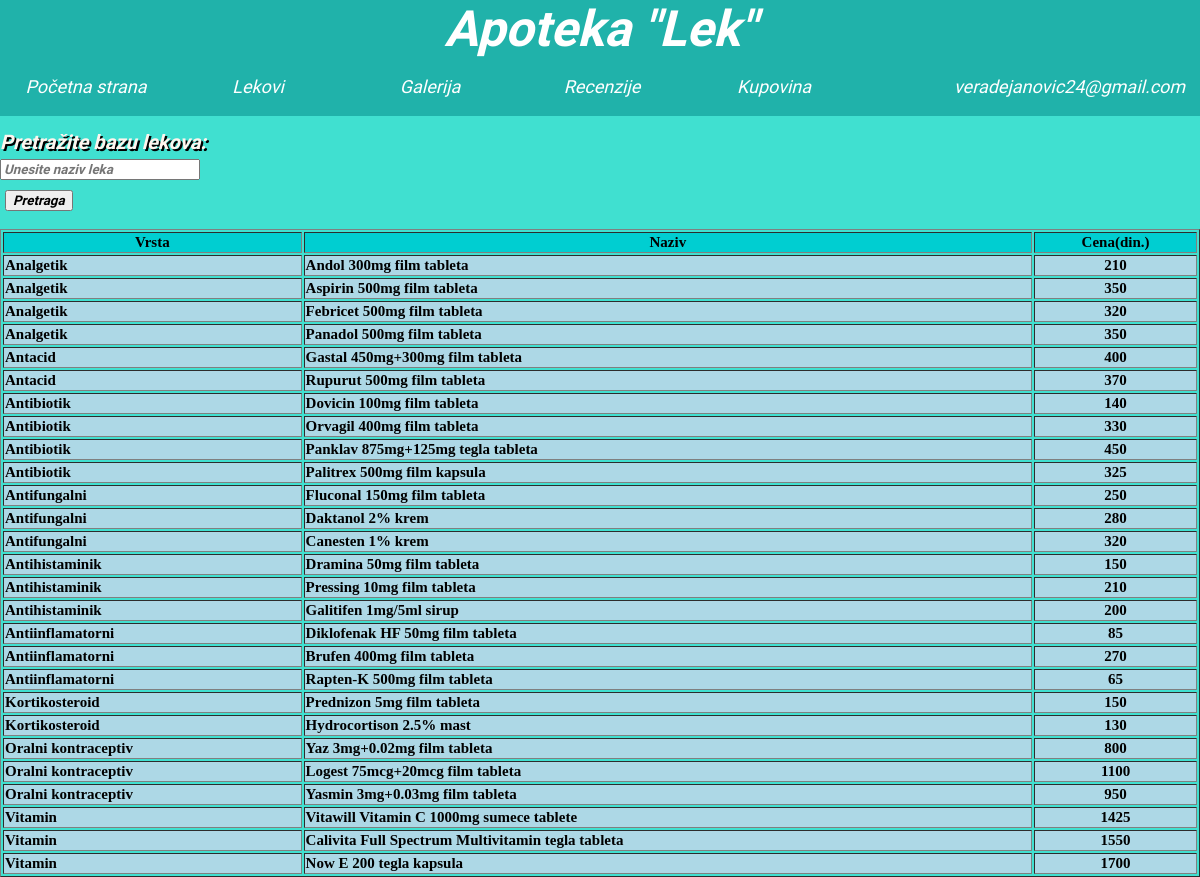
The app's page /lekovi.php (signed in) with its own data.
### tables this page shows
CREATE TABLE IF NOT EXISTS `lekovi` (
  `Sifra` varchar(255) NOT NULL,
  `Naziv` varchar(255) NOT NULL,
  `Cena` int(20) NOT NULL,
  `SifraVrste` int(11) NOT NULL,
  PRIMARY KEY (`Sifra`),
  KEY `SifraVrste` (`SifraVrste`)
);

CREATE TABLE IF NOT EXISTS `vrste_lekova` (
  `Sifra` int(11) NOT NULL,
  `Vrsta` varchar(255) NOT NULL,
  PRIMARY KEY (`Sifra`)
);

### lekovi.php (the view, shortened to what this page needs)
<!DOCTYPE html>
<html>
<head>
<link rel="stylesheet" href="sajt.css" type="text/css">
</head>
<body style="background-color: turquoise">
<div class="prvi">
<h1 class="naslov">Apoteka "Lek"</h1>
</div>
<div>
<ul>
<li><a href="pocetna.php">Početna strana</a></li>
<li><a href="lekovi.php">Lekovi</a></li>
<li><a href="galerija.php">Galerija</a></li>
<li><a href="recenzije.php">Recenzije</a></li>
<li><a href="kupovina.php">Kupovina</a></li>
<li style="float:right;margin-right:90px;" class="padajucimeni"><a href="profil.php"><?php echo $_SESSION['em'] ?></a>
</li>
</ul>
</div>
<div>
	<br>
	<br>
	<br>
	<br>
	<form method="post" class="forma"  action="pretraga.php">
		<p class="paragraf1">Pretražite bazu lekova: <input type="text" name="search" placeholder="Unesite naziv leka"><input type="submit" name="pretraga" value="Pretraga">
		</form>
	<br>
<?php
require('konekcija.php');
$upit="SELECT vrste_lekova.Vrsta,lekovi.Naziv,lekovi.Cena FROM vrste_lekova INNER JOIN lekovi ON vrste_lekova.sifra=lekovi.SifraVrste ORDER BY vrste_lekova.Vrsta";
$rez=mysqli_query($konekcija,$upit);
echo "<table border='1' style='width:100%;font-size:15px;font-weight:bold;'>";
echo "<thead><tr style='background-color:darkturquoise'><th>Vrsta</th><th>Naziv</th><th>Cena(din.)</th></thead><tbody style='background-color:lightblue'>";
while($podaci=mysqli_fetch_array($rez)){
	$vrsta=$podaci['Vrsta'];
	$naziv=$podaci['Naziv'];
	$cena=$podaci['Cena'];
	echo "<tr></td><td>$vrsta</td><td>$naziv</td><td style='text-align:center'>$cena</td>";
}
echo "</tbody></table>";
?>

### sajt.css (style rules this page uses)
* { margin:0; }
.naslov { text-align:center; font-family:Advent Pro; font-style:italic; font-size:50px; color:white; }
.prvi { background-color:lightseagreen; }
ul { list-style-type:none; margin:0; padding:0; background-color:lightseagreen; position:absolute; width:100%; }
li { float:left; display:inline-block; }
li a { display:block; color:white; text-align:center; padding:14px 16px; text-decoration:none; font-family:Advent Pro; font-style:italic; background:lightseagreen; width:140px; height:30px; line-height:30px; font-size:18px; }
.padajucimeni { position:relative; display:inline-block; }
input[type=text],input[type=email],input[type=password] { display:block; margin-top:5px; margin-bottom:5px; font-family:Advent Pro; font-weight:bold; font-style:italic; }
input[type=submit], input[type=reset],button { font-family:Advent Pro; font-weight:bold; font-style:italic; margin-top:5px; margin-left:5px; }
.paragraf1 { font-family:Advent Pro; font-weight:bold; font-style:italic; font-size:20px; color:seashell; text-shadow: 2px 2px black; }

### records on screen
lekovi: SifraVrste.Vrsta "Analgetik", Naziv "Andol 300mg film tableta", Cena "210"
lekovi: SifraVrste.Vrsta "Analgetik", Naziv "Aspirin 500mg film tableta", Cena "350"
lekovi: SifraVrste.Vrsta "Analgetik", Naziv "Febricet 500mg film tableta", Cena "320"
lekovi: SifraVrste.Vrsta "Analgetik", Naziv "Panadol 500mg film tableta", Cena "350"
lekovi: SifraVrste.Vrsta "Antacid", Naziv "Gastal 450mg+300mg film tableta", Cena "400"
lekovi: SifraVrste.Vrsta "Antacid", Naziv "Rupurut 500mg film tableta", Cena "370"
lekovi: SifraVrste.Vrsta "Antibiotik", Naziv "Dovicin 100mg film tableta", Cena "140"
lekovi: SifraVrste.Vrsta "Antibiotik", Naziv "Orvagil 400mg film tableta", Cena "330"
lekovi: SifraVrste.Vrsta "Antibiotik", Naziv "Panklav 875mg+125mg tegla tableta", Cena "450"
lekovi: SifraVrste.Vrsta "Antibiotik", Naziv "Palitrex 500mg film kapsula", Cena "325"
lekovi: SifraVrste.Vrsta "Antifungalni", Naziv "Fluconal 150mg film tableta", Cena "250"
lekovi: SifraVrste.Vrsta "Antifungalni", Naziv "Daktanol 2% krem", Cena "280"
lekovi: SifraVrste.Vrsta "Antifungalni", Naziv "Canesten 1% krem", Cena "320"
lekovi: SifraVrste.Vrsta "Antihistaminik", Naziv "Dramina 50mg film tableta", Cena "150"
lekovi: SifraVrste.Vrsta "Antihistaminik", Naziv "Pressing 10mg film tableta", Cena "210"
lekovi: SifraVrste.Vrsta "Antihistaminik", Naziv "Galitifen 1mg/5ml sirup", Cena "200"
lekovi: SifraVrste.Vrsta "Antiinflamatorni", Naziv "Diklofenak HF 50mg film tableta", Cena "85"
lekovi: SifraVrste.Vrsta "Antiinflamatorni", Naziv "Brufen 400mg film tableta", Cena "270"
lekovi: SifraVrste.Vrsta "Antiinflamatorni", Naziv "Rapten-K 500mg film tableta", Cena "65"
lekovi: SifraVrste.Vrsta "Kortikosteroid", Naziv "Prednizon 5mg film tableta", Cena "150"
lekovi: SifraVrste.Vrsta "Kortikosteroid", Naziv "Hydrocortison 2.5% mast", Cena "130"
lekovi: SifraVrste.Vrsta "Oralni kontraceptiv", Naziv "Yaz 3mg+0.02mg film tableta", Cena "800"
lekovi: SifraVrste.Vrsta "Oralni kontraceptiv", Naziv "Logest 75mcg+20mcg film tableta", Cena "1100"
lekovi: SifraVrste.Vrsta "Oralni kontraceptiv", Naziv "Yasmin 3mg+0.03mg film tableta", Cena "950"
lekovi: SifraVrste.Vrsta "Vitamin", Naziv "Vitawill Vitamin C 1000mg sumece tablete", Cena "1425"
lekovi: SifraVrste.Vrsta "Vitamin", Naziv "Calivita Full Spectrum Multivitamin tegla tableta", Cena "1550"
lekovi: SifraVrste.Vrsta "Vitamin", Naziv "Now E 200 tegla kapsula", Cena "1700"

### other values on screen
$_SESSION['em'] "veradejanovic24@gmail.com"
